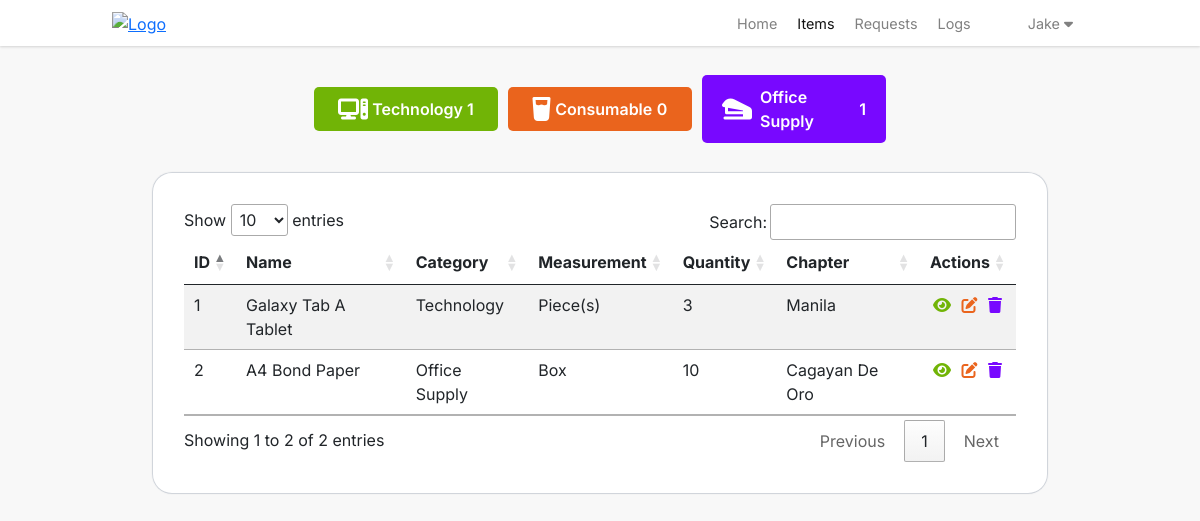
The page /items.php (signed in) on the database as committed earlier.
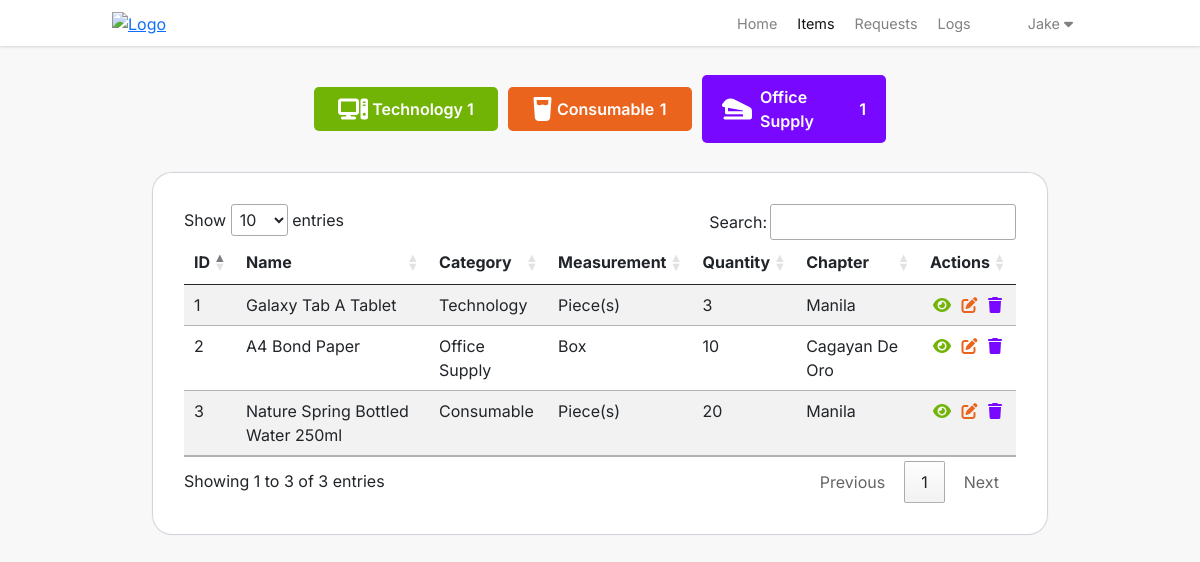
The same page on the database as committed later.
### tables this page shows
CREATE TABLE `items` (
  `item_id` int(11) NOT NULL,
  `item_name` varchar(255) NOT NULL,
  `item_category` int(11) NOT NULL,
  `item_measure` int(11) NOT NULL,
  `item_quantity` int(11) NOT NULL,
  `item_chapter` int(11) NOT NULL
);

CREATE TABLE `items_category` (
  `item_category_id` int(11) NOT NULL,
  `item_category_name` varchar(255) NOT NULL
);

CREATE TABLE `items_unit_of_measure` (
  `item_uom_id` int(11) NOT NULL,
  `item_uom_name` varchar(255) NOT NULL
);

CREATE TABLE `chapters` (
  `chapter_id` int(11) NOT NULL,
  `chapter_name` varchar(255) NOT NULL,
  `chapter_address` varchar(255) NOT NULL
);

### items.php (the view, shortened to what this page needs)
<?php
include 'includes/config.inc.php';
?>
<!DOCTYPE html>
<html lang="en">
<head>
    <?php include_once 'includes/headers.inc.php'; ?>
    <link rel="stylesheet" href="assets/css/style.css?v=<?php echo time(); ?>">
    <link rel="stylesheet" href="assets/css/nav.css?v=<?php echo time(); ?>">
    <link rel="stylesheet" href="assets/css/items.css?v=<?php echo time(); ?>">
    <link rel="stylesheet" href="https://cdn.datatables.net/1.13.6/css/jquery.dataTables.css" />
</head>
<body>
    <?php include 'nav.php';?>
    <div id="wrapper">
        <div class="section px-5 pt-4">
            <div class="row justify-content-center align-items-center">
                <div class="box col-sm-12 col-md-2 col-lg-2">
                    <i class="fa-solid fa-computer icon"></i>
                    <p class="m-0">Technology</p>
                    <?php
                        $query = "SELECT COUNT(item_category) FROM items WHERE item_category = 1";
                        $stmt = $pdo->query($query);
                        $count = $stmt->fetchColumn();
                        if ($count !== false) {
                            echo '<p class="m-0">'.$count.'</p>';
                        } else {
                            echo "Error fetching count";
                        }
                    ?>
                </div>
                <div class="box col-sm-12 col-md-2 col-lg-2">
                    <i class="fa-solid fa-glass-water icon"></i>
                    <p class="m-0">Consumable</p>
                    <?php
                        $query = "SELECT COUNT(item_category) FROM items WHERE item_category = 2";
                        $stmt = $pdo->query($query);
                        $count = $stmt->fetchColumn();
                        if ($count !== false) {
                            echo '<p class="m-0">'.$count.'</p>';
                        } else {
                            echo "Error fetching count";
                        }
                    ?>
                </div>
                <div class="box col-sm-12 col-md-2 col-lg-2">
                    <div class="d-flex justify-content-center align-items-center">
                        <i class="fa-solid fa-stapler icon"></i>
                        <p class="m-0 px-2">Office Supply</p>
                        <?php
                            $query = "SELECT COUNT(item_category) FROM items WHERE item_category = 3";
                            $stmt = $pdo->query($query);
                            $count = $stmt->fetchColumn();
                            if ($count !== false) {
                                echo '<p class="m-0">'.$count.'</p>';
                            } else {
                                echo "Error fetching count";
                            }
                        ?>
                    </div>
                </div>
            </div>
            <br>
            <div class="row justify-content-center align-items-center">
                <div class="col-12 col-sm-12 col-md-12 col-lg-10">
                    <div class="table-responsive">
                        <table class="table table-hover table-sm table-striped">
                            <thead>
                                <tr>
                                    <th>ID</th>
                                    <th>Name</th>
                                    <th>Category</th>
                                    <th>Measurement</th>
                                    <?php
                                        if (isset($_SESSION['CT']) && ($_SESSION['CT']) != 0) {
                                            echo '<th scope="col">Quantity</th>
                                            <th scope="col">Chapter</th>
                                            <th scope="col">Actions</th>';
                                        } else {
                                            echo '<th scope="col"></th>';
                                        };
                                    ?>
                                </tr>
                            </thead>
                            <tbody>
                                <?php
                                    if (isset($_SESSION['CT']) && ($_SESSION['CT'] != 0)) {
                                        try{
                                            $query = "SELECT items.item_id AS ID,\n"
                                            . "items.item_name AS Name,\n"
                                            . "items_category.item_category_name AS Category,\n"
                                            . "items_unit_of_measure.item_uom_name AS Measurement,\n"
                                            . "items.item_quantity AS Quantity,\n"
                                            . "chapters.chapter_name AS Chapter\n"
                                            . "FROM items\n"
                                            . "INNER JOIN items_category ON items.item_category = items_category.item_category_id\n"
                                            . "INNER JOIN items_unit_of_measure ON items.item_measure = items_unit_of_measure.item_uom_id\n"
                                            . "INNER JOIN chapters ON items.item_chapter = chapters.chapter_id;";
                                            $stmt = $pdo->query($query);
                                            $stmt->execute();
                                            $result = $stmt->fetchAll(PDO::FETCH_ASSOC);
                                            foreach ($result as $row) {
                                            ?>
                                                <tr>
                                                    <td><?php echo $row['ID']; ?></td>
                                                    <td><?php echo $row['Name']; ?></td>
                                                    <td><?php echo $row['Category']; ?></td>
                                                    <td><?php echo $row['Measurement']; ?></td>
                                                    <td><?php echo $row['Quantity']; ?></td>
                                                    <td><?php echo $row['Chapter']; ?></td>
                                                    <td class="actions">
                                                        <a href="http://" target="" rel="noopener noreferrer"><i class="fa-solid fa-eye"></i></a>
                                                        <a href="http://" target="" rel="noopener noreferrer"><i class="fa-solid fa-pen-to-square"></i></a>
                                                        <a href="http://" target="" rel="noopener noreferrer"><i class="fa-solid fa-trash"></i></i></a>
                                                    </td>
                                                </tr>
                                            <?php
                                            }
                                        } catch (PDOException $e) {
                                            echo "Error: " . $e->getMessage();
                                        }
                                    }
                                ?>
                            </tbody>
                        </table>
                    </div>
                </div>
            </div>
        </div>
    </div>
</body>
</html>

### includes/headers.inc.php (shortened to what this page needs)
<?php
echo '
<link rel="stylesheet" href="https://cdnjs.cloudflare.com/ajax/libs/font-awesome/6.2.1/css/all.min.css" />
<link href="https://unpkg.com/boxicons@2.1.1/css/boxicons.min.css" rel="stylesheet">
<link href="https://cdn.jsdelivr.net/npm/bootstrap@5.0.2/dist/css/bootstrap.min.css" rel="stylesheet">
<script src="assets/javascript/main.js"></script>
<script src="https://cdn.jsdelivr.net/npm/bootstrap@5.0.2/dist/js/bootstrap.bundle.min.js"></script>
<link href="https://uploads-ssl.webflow.com/6492dd5d65d1855cb14a6692/649425d6d5c2567ce414d063_favicon.svg" rel="shortcut icon" type="image/x-icon">
<link rel="stylesheet" href="https://cdn.datatables.net/1.13.6/css/jquery.dataTables.css"/>
<script src="https://cdn.datatables.net/1.13.6/js/jquery.dataTables.js"></script>
<script src="https://ajax.googleapis.com/ajax/libs/jquery/3.7.0/jquery.min.js"></script>
';

### nav.php
<div class="section mainnav">
    <div class="row d-flex justify-content-center align-items-center">
        <div class="col-10">
            <nav>
                <div class="logo">
                    <a href="home.php"><img src="https://uploads-ssl.webflow.com/6492dd5d65d1855cb14a6692/6494571343918c14057fe090_DEVCON%20Kids%20Logo%20Horizontal.png" alt="Logo" loading="lazy"></a>
                </div>
                <div class="links d-flex">
                    <ul>
                        <li><a href="home.php" class="<?php echo (($_SESSION['active_tab'] === 'home')) ? 'active' : ''; ?>">Home</a></li>
                        <li><a href="items.php" class="<?php echo (($_SESSION['active_tab'] === 'items')) ? 'active' : ''; ?>">Items</a></li>
                        <li><a href="requests.php" class="<?php echo (($_SESSION['active_tab'] === 'requests')) ? 'active' : ''; ?>">Requests</a></li>
                        <li><a href="logs.php" class="<?php echo (($_SESSION['active_tab'] === 'logs')) ? 'active' : ''; ?>">Logs</a></li>
                    </ul>
                    <ul>
                        <li><a href="profile.php" id="name"><?php echo $_SESSION['FN']; ?> <i class="fa-solid fa-caret-down"></i></a></li>
                    </ul>
                </div>
            </nav>
        </div>
    </div>
</div>

### assets/css/style.css (style rules this page uses)
:root { --mainFont: 'Inter', sans-serif; --white: #fff; --gray: #f8f8f8; --darkGray: #818181; --black: #121212; --green: #71b406; --purple: #7808ff; --orange: #ea641d; --yellow: #e8ca04; --boxShadow: rgba(0, 0, 0, 0.1) 0px 1px 3px 0px, rgba(0, 0, 0, 0.06) 0px 1px 2px 0px; --boxShadowTable: rgba(0, 0, 0, 0.014) 0px 0px 0px 1px, rgb(209, 213, 219) 0px 0px 0px 1px inset; }
*, body, html { padding: 0; margin: 0; box-sizing: border-box; scroll-behavior: smooth; }
body { font-family: var(--mainFont); height: 100%; margin: 0; }
#wrapper { min-height: 100vh; background-color: var(--gray); height: 100%; margin: 0; }

### assets/css/nav.css (style rules this page uses)
.mainnav { box-shadow: var(--boxShadow); top: 0; position: sticky; background-color: var(--white); z-index: 99; }
.row { margin: 0; }
nav { margin: 10px 0; display: flex; justify-content: space-between; align-items: center; }
.logo img { width: 150px; }
.links ul { margin: 0; display: flex; }
.links ul li { text-decoration: none; list-style-type: none; margin: 0 10px; }
.links ul li a { text-decoration: none; color: var(--darkGray); font-size: 0.9rem; transition: all 0.3s ease; }
.links ul li a.active { color: var(--black); }
#name { border: var(--border); border-radius: 5px; padding: 2px 5px; text-transform: capitalize; }

### assets/css/items.css (style rules this page uses)
.box { background-color: #d3d3d3; margin: 5px; padding: 10px 20px; border-radius: 5px; display: flex; justify-content: space-evenly; align-items: center; }
.box i { color: var(--white); }
.box p { font-weight: 600; color: var(--white); }
.icon::before { font-size: 1.5rem; }
.box:first-of-type { background-color: #71b406; }
.box:nth-child(2) { background-color: #ea641d; }
.box:nth-child(3) { background-color: #7808ff; }
.table-responsive { background-color: var(--white); padding: 2rem 2rem; border: var(--border); border-radius: 20px; box-shadow: var(--boxShadowTable); }
.table { margin-bottom: 0; }
.actions a { padding: 0px 3px; }
.actions a:first-of-type { color: var(--green); }
.actions a:nth-child(2) { color: var(--orange); }
.actions a:last-child { color: var(--purple); }

Rows that differ between the two databases and show on the page:
added items: item_id "3", item_name "Nature Spring Bottled Water 250ml", item_category.item_category_name "Consumable", item_measure.item_uom_name "Piece(s)", item_quantity "20", item_chapter.chapter_name "Manila"
Other text that changed with them:
$count: "0" → "1"
text written by a page script: "Show entries Search: Showing 1 to 2 of 2 entries Previous 1 Next" → "Show entries Search: Showing 1 to 3 of 3 entries Previous 1 Next"
